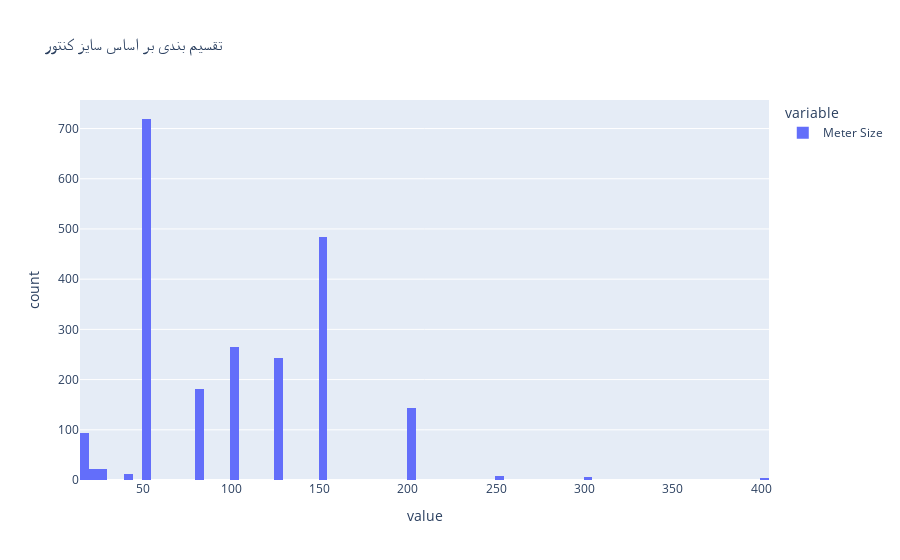

This figure's notebook cell:
### Code cell
px.histogram(info_copy['Meter Size'],title="تقسیم بندی بر اساس سایز کنتور")

### Figure 1 — Plotly figure (JSON) as saved in the notebook; plotly's stock layout.template omitted (floating-point values rounded to 4 significant figures; data arrays with more than 128 entries replaced by an {"elided": "..."} marker saying what was removed)
{"data": [{"alignmentgroup": "True", "bingroup": "x", "hovertemplate": "variable=Meter Size<br>value=%{x}<br>count=%{y}<extra></extra>", "legendgroup": "Meter Size", "marker": {"color": "#636efa", "pattern": {"shape": ""}}, "name": "Meter Size", "offsetgroup": "Meter Size", "orientation": "v", "showlegend": true, "type": "histogram", "x": {"elided": "2201 int values"}, "xaxis": "x", "yaxis": "y"}], "layout": {"barmode": "relative", "legend": {"title": {"text": "variable"}, "tracegroupgap": 0}, "title": {"text": "تقسیم بندی بر اساس سایز کنتور"}, "xaxis": {"anchor": "y", "domain": [0, 1], "title": {"text": "value"}}, "yaxis": {"anchor": "x", "domain": [0, 1], "title": {"text": "count"}}}}
